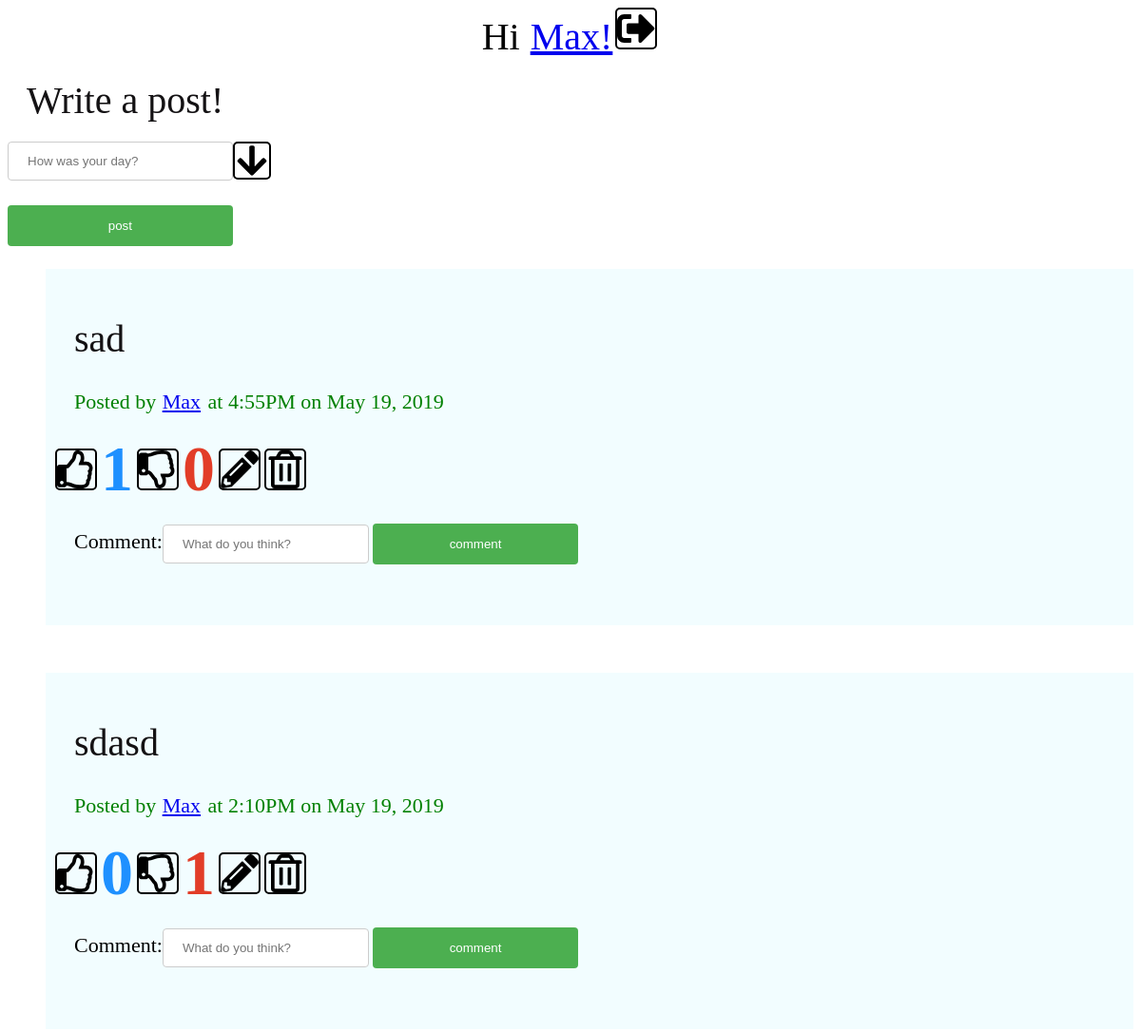
Page / (signed in, upper part) on the earlier database version.
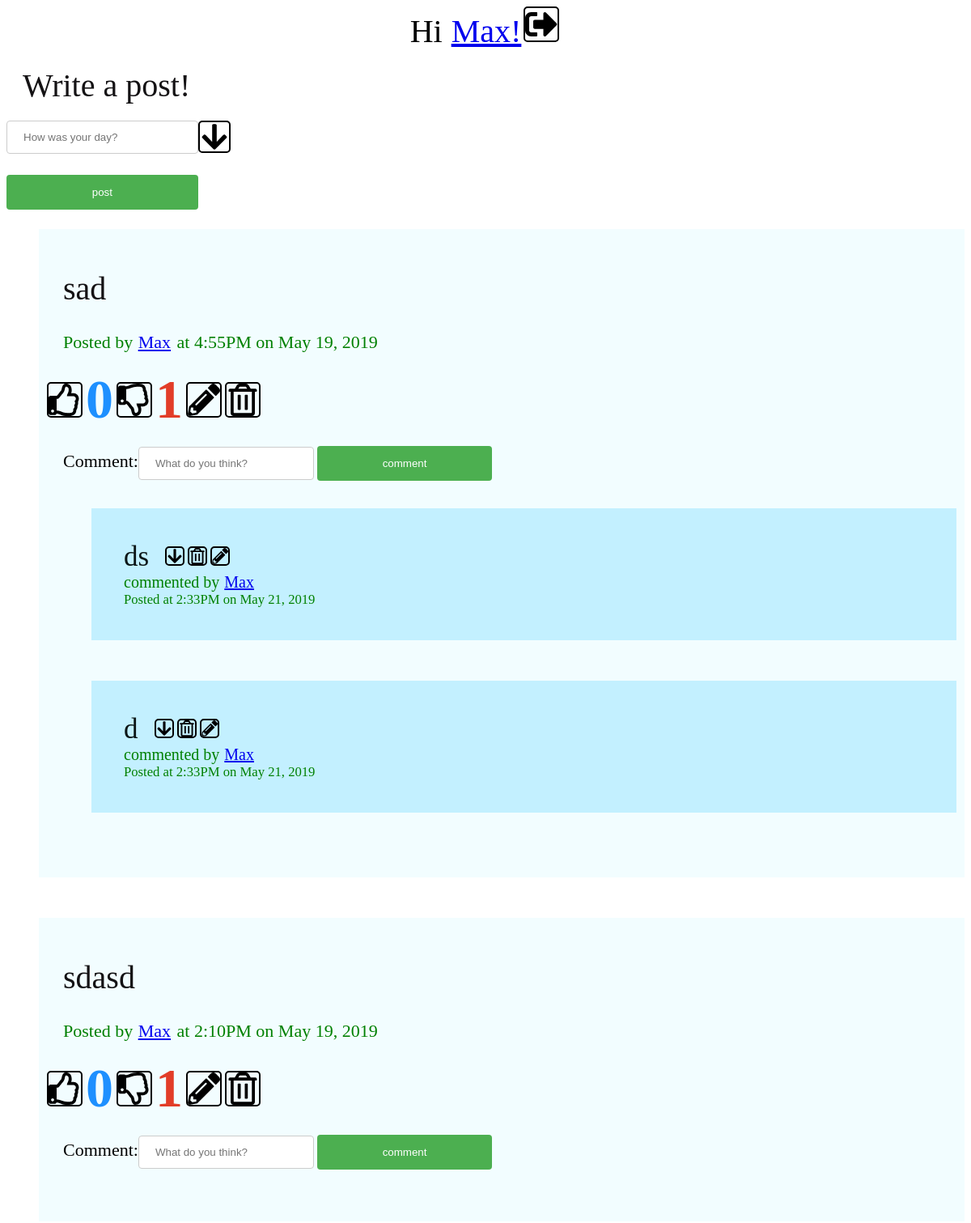
Same page on the later database version.
### social/models.py (models this page shows, shortened)
class Post(models.Model):
    user = models.ForeignKey(User, on_delete=models.CASCADE)
    pub_date = models.DateTimeField('Publication Date', auto_now=True)
    post_text = models.CharField(max_length=1000)
    image = models.ImageField(upload_to='post-images', blank=True)
    def get_readable_date(self):
        return self.pub_date.strftime("%l:%M%p on %B %d, %Y")

class Comment(models.Model):
    comment = models.CharField(max_length=1000)
    post_date = models.DateTimeField('Publication Date')
    posted_by = models.ForeignKey(User, on_delete=models.CASCADE, blank=True, null=True)
    post = models.ForeignKey(Post, on_delete=models.CASCADE)
    in_reply_to_comment = models.IntegerField(blank=True, null=True)
    in_reply_to_user = models.IntegerField(blank=True, null=True)
    def get_readable_date(self):
        return self.post_date.strftime("%l:%M%p on %B %d, %Y")
    def __str__(self):
        return self.comment

### social/views/index.py (the view)
# urls.py: path('', views.index, name='index'),
def index(request):
    if request.user.is_authenticated:
        posts = Post.objects.filter(pub_date__lte=timezone.now()).order_by('-pub_date')[::1]
        last_post = Post.objects.get_queryset().last()
        return render(request, 'social/index.html', {'latest_posts_list':posts, 'latest_post':last_post, 'postform':PostForm(), 'editform':EditForm(), 'commentform':CommentForm()})
    return redirect('/login')

### social/forms.py
class PostForm(forms.Form):
    post_text = forms.CharField(min_length=1, max_length=2500, widget=forms.TextInput(attrs={'placeholder': 'How was your day?', 'id': 'post-field'}))
    post_image = forms.ImageField(required=False)

class EditForm(forms.Form):
    id = forms.IntegerField(widget=forms.TextInput(attrs={'id': 'edit-id'}))
    new_text = forms.CharField(min_length=1, max_length=2500, widget=forms.TextInput(attrs={'placeholder': 'Edit here', 'id': 'edit-field'}))

### social/templatetags/tags.py (called while the page is built)
@register.simple_tag
def total_likes(post):
    return Vote.objects.filter(voted_post=post, vote='L').count()

@register.simple_tag
def total_dislikes(post):
    return Vote.objects.filter(voted_post=post, vote='D').count()

### social/templates/social/index.html (shortened to what this page needs)
<head>
  {% extends 'social/base.html' %}
  {% load staticfiles %}
  {% load tags %}
{% block content %}
  <span class="center">Hi <a href="/user/{{ user.pk }}">{{ user.username }}!</a><a href="/logout"><img class="main" alt="log out" src="{% static 'icons/sign-out-alt.svg' %}" ></a></span>
  <div class="main">Write a post!</div>
  <form id="post_form" method="post" onsubmit="createPost()">
  <div class="flex">{{ postform.post_text }}
  <img onclick="toggleVisibility('drop_down_button');" alt="down" src="{% static 'icons/arrow-down.svg' %}" height="36px" width="36px"></div>
  <br><input type="submit" value="post">
</form>
{% endblock %}

### social/templates/social/base.html (shortened to what this page needs)
<!doctype html>
<html>
  <head>
    {% load static %}
    {% load tags %}
    <link rel="stylesheet" type="text/css" href="{% static 'social/style.css' %}">
  </head>
  <body>
    <main>
      {% block content %}
      {% endblock %}
      <ul id="posts">
      {% for post in latest_posts_list %}
      <li id="post{{ post.pk }}"><div class="main" id="post_text{{ post.pk }}">{{ post.post_text }}</div>
        <div class="sub">Posted by <a href="{% url 'social:user' post.user.pk %}">{{ post.user.username }}</a> at {{ post.get_readable_date }}</div><br>
        <img class="main" alt="like" src="{% static 'icons/thumbs-up.svg' %}" onclick="like({{ post.pk }}, '{{ csrf_token }}')">
        <div id="total_likes{{ post.pk }}" class="like">{% total_likes post %}</div>
        <img class="main" alt="dislike" src="{% static 'icons/thumbs-down.svg' %}" onclick="dislike({{ post.pk }}, '{{ csrf_token }}')">
        <div id="total_dislikes{{ post.pk }}" class="dislike">{% total_dislikes post %}</div>
        {% if post.user == user %}
        <img class="main" src="{% static 'icons/pencil-alt.svg' %}" onclick="toggleVisibility('edit{{ post.pk }}');">
        <img class="main" alt="delete" src="{% static 'icons/trash-alt.svg' %}" onclick="toggleVisibility('delete{{ post.pk }}');">
        {% endif %}
        <span class="extrapadding" id="comment_in_reply{{ post.pk }}">
          <form onsubmit="commentInReply({{ post.pk }})">
            {{ commentform }}
            <input type="submit" value="comment">
          </form>
        </span>
        <ul id="comment_section{{ post.pk }}">
          {% for comment in post.comment_set.all %}
          <li class="{% if comment.in_reply_to_comment %}inreply{% else %}comment{% endif %}" id="comment{{ comment.pk }}"><div class="comment" id="comment_text{{ comment.pk }}">{{ comment }}</div><img class="reply" alt="down" src="{% static 'icons/arrow-down.svg' %}" onclick="toggleVisibility('comment_in_reply{{ comment.pk }}');">
          {% if comment.posted_by == user %}
          <img class="reply" alt="delete" src="{% static 'icons/trash-alt.svg' %}" onclick="toggleVisibility('delete_comment{{ comment.pk }}');">
          <img class="reply" src="{% static 'icons/pencil-alt.svg' %}" onclick="toggleVisibility('edit_comment{{ comment.pk }}');">
          {% endif %}
          <div class="commentsub"> commented by <a href="{% url 'social:user' comment.posted_by.pk %}">{{ comment.posted_by }}</a><br><small>Posted at  {{ comment.get_readable_date }}</small></div>
          </li>
          {% endfor %}
        </ul>
      {% endfor %}
      </ul>
    </main>
  </body>
</html>

Differences in the rows shown:
computed for Post "sad": id "1" → "0"; id "0" → "1"
added Comment: comment "ds", posted_by "Max", get_readable_date "2:33PM on May 21, 2019", shown under Post "sad"
added Comment: comment "d", posted_by "Max", get_readable_date "2:33PM on May 21, 2019", shown under Post "sad"
